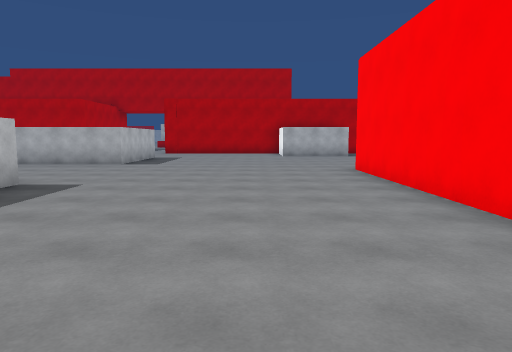
[1] (above)

22 first-person views from a walk through a 3-D level made in the Unity game engine. The camera is 1.5 m above the floor, tilts 6° down and sees 70° across. The floor is counted in squares, 2 m on a side. Each view is taken from the middle of a square. On the plan, view 1 faces up. The plan holds only what a view shows up to about 11 squares ahead; the rest is blank. The place goes on beyond the plan. The player character is not drawn.

[2]
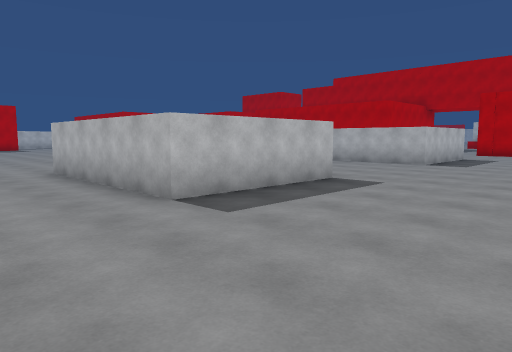

[3]
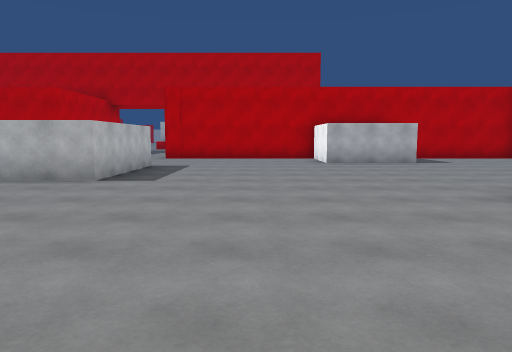

[4]
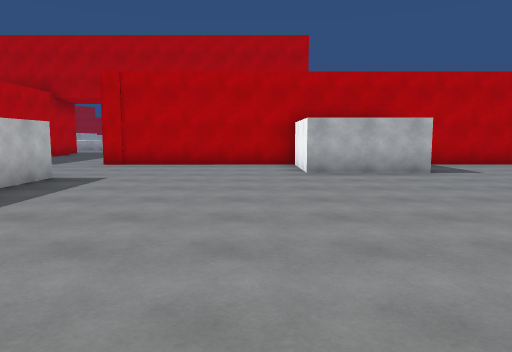

[5]
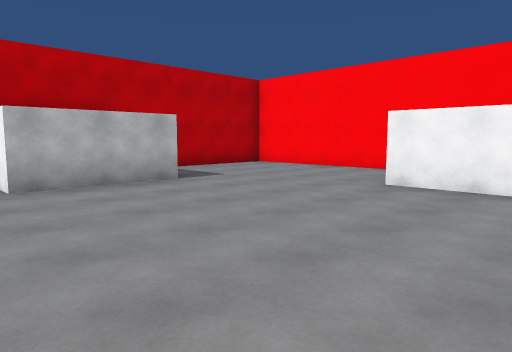

[6]
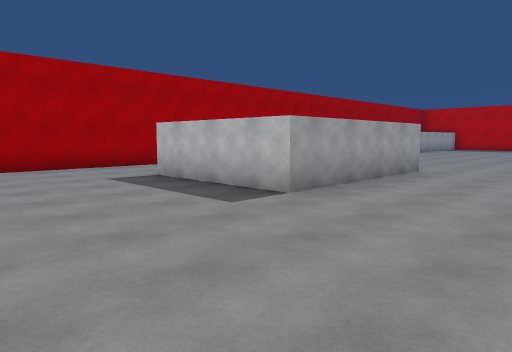

[7]
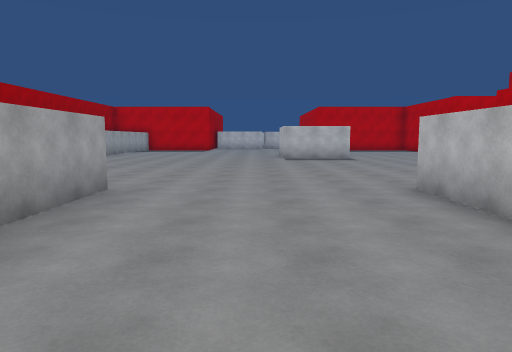

[8]
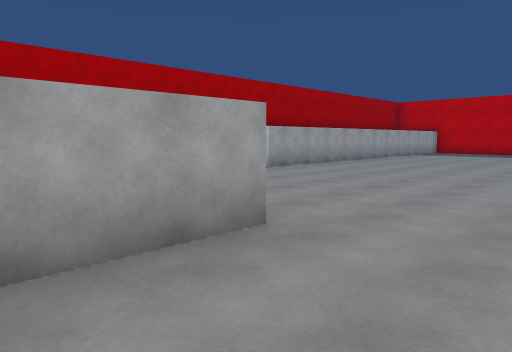

[9]
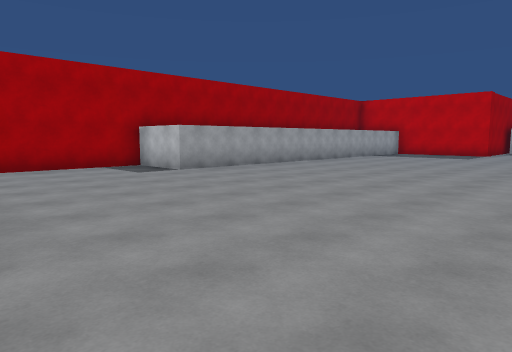

[10]
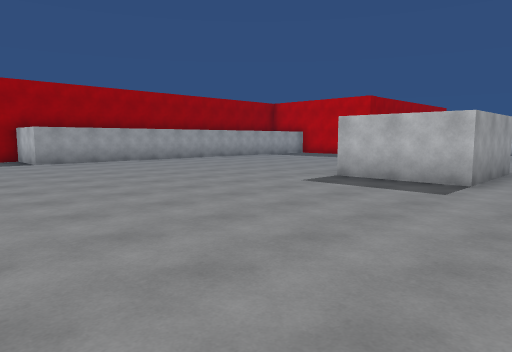

[11]
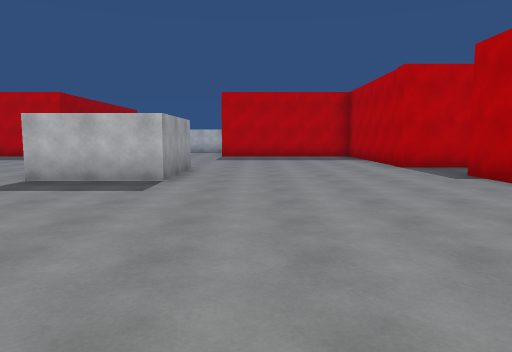

[12]
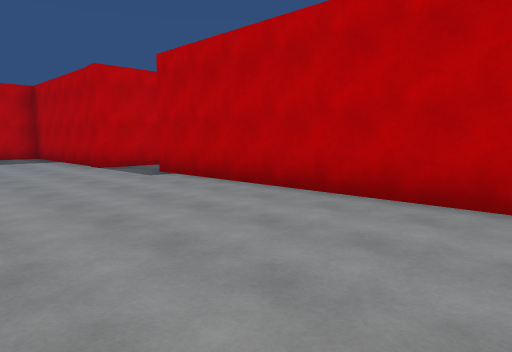

[13]
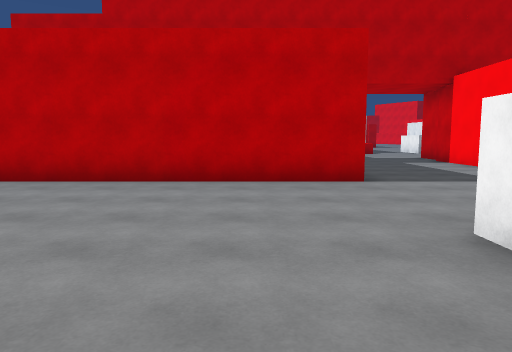

[14]
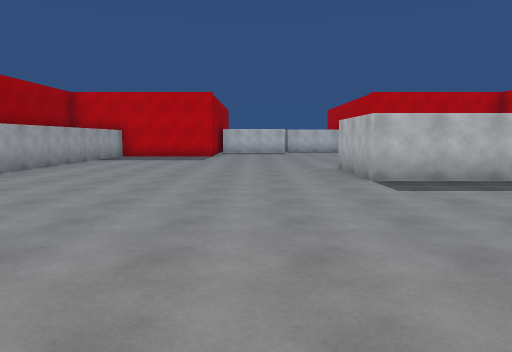

[15]
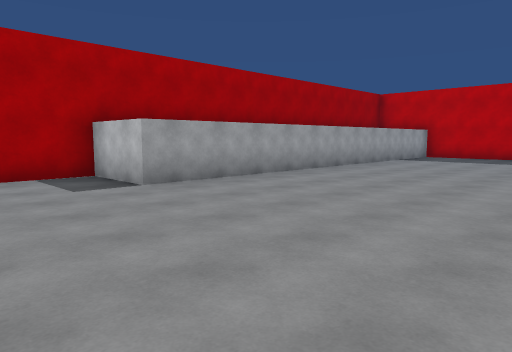

[16]
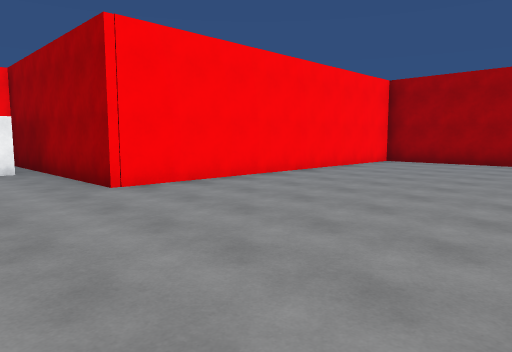

[17]
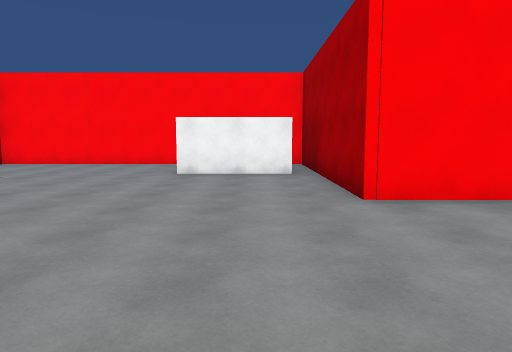

[18]
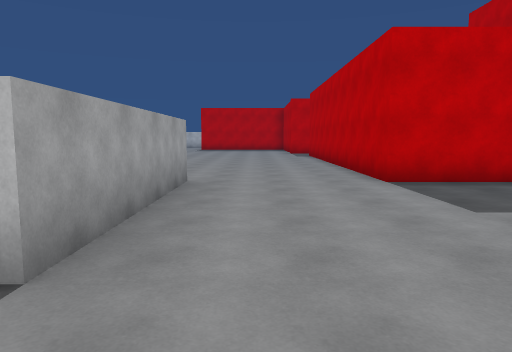

[19]
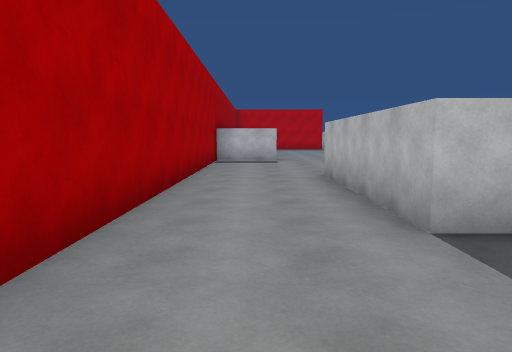

[20]
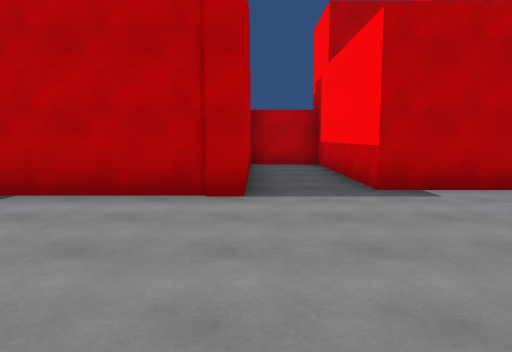

[21]
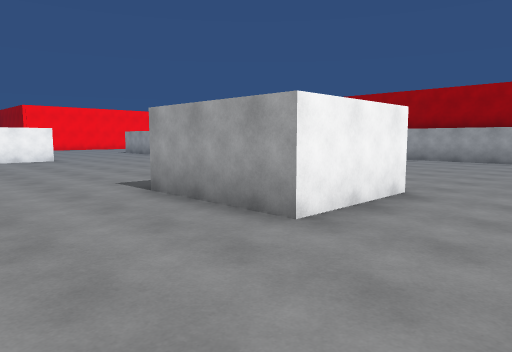

[22]
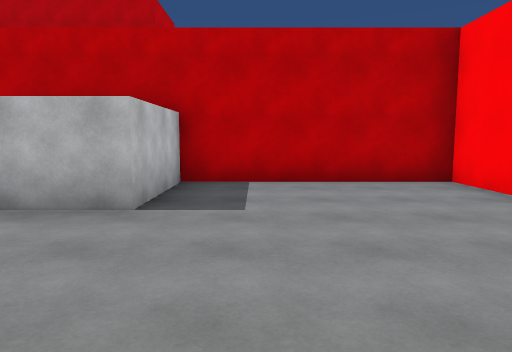

### Floor plan
Points are (right, up) in squares from view 1. A wall is a line through its corners. A room is listed if a view was taken in it or the views show most of it. See-through windows are left out.
Room 1 (views 1, 2, 3, 4, 5, 6, 7, 8, 9, 10, 11, 12, 13, 14, 15, 16, 17, 18, 19, 20, 21, 22)
walls: (-8.1, 19.4) (-8.1, 17.2) (-17.2, 17.2) (-17.2, 22.3) (-19.2, 22.3); (-4.2, 20.5) (-4.2, 22.1); (-8.3, 13.4) (-8.3, 13.8) (-3.8, 13.8) (-3.8, 10.3) (-8.4, 10.3); (-8.3, 11) (-8.3, 11.9); (-19.1, 21.5) (-19.1, 16.7) (-21.5, 16.7); (-16.3, 11.4) (-16.3, 9) (-18.9, 9) (-18.9, 11.4) (-16.3, 11.4); (-8.4, 5.8) (-3.8, 5.8) (-3.8, 2.4) (-8.4, 2.4); (5.6, 9.1) (5.6, 11.8); (8.4, 12.1) (8.4, 17.2) (3.7, 17.2) (3.7, 14.8) (1.1, 14.8) (1.1, 17.2) (-4.3, 17.2); (2.4, 0.6) (2.4, 8.7) (8.4, 8.7); (-21.1, 1.7) (-12.8, 1.7) (-12.8, -0.3) (1.4, -0.3)

Where each view was taken, in squares from view 1:
view 1: 0 up, 0 right, facing up
view 2: 0 up, 0 right, facing up-left
view 3: 4 up, 1 left, facing up
view 4: 7 up, 0 right, facing up
view 5: 9 up, 0 right, facing up-right
view 6: 9 up, 0 right, facing down-left
view 7: 8 up, 3 left, facing left
view 8: 8 up, 6 left, facing down-left
view 9: 9 up, 8 left, facing down-left
view 10: 13 up, 10 left, facing down-left
view 11: 13 up, 10 left, facing left
view 12: 13 up, 10 left, facing up-left
view 13: 11 up, 10 left, facing up
view 14: 7 up, 10 left, facing left
view 15: 7 up, 10 left, facing down-left
view 16: 11 up, 3 left, facing down-right
view 17: 10 up, 2 left, facing right
view 18: 15 up, 2 left, facing left
view 19: 1 up, 1 left, facing left
view 20: 12 up, 19 left, facing up
view 21: 14 up, 21 left, facing down-right
view 22: 11 up, 5 right, facing up
